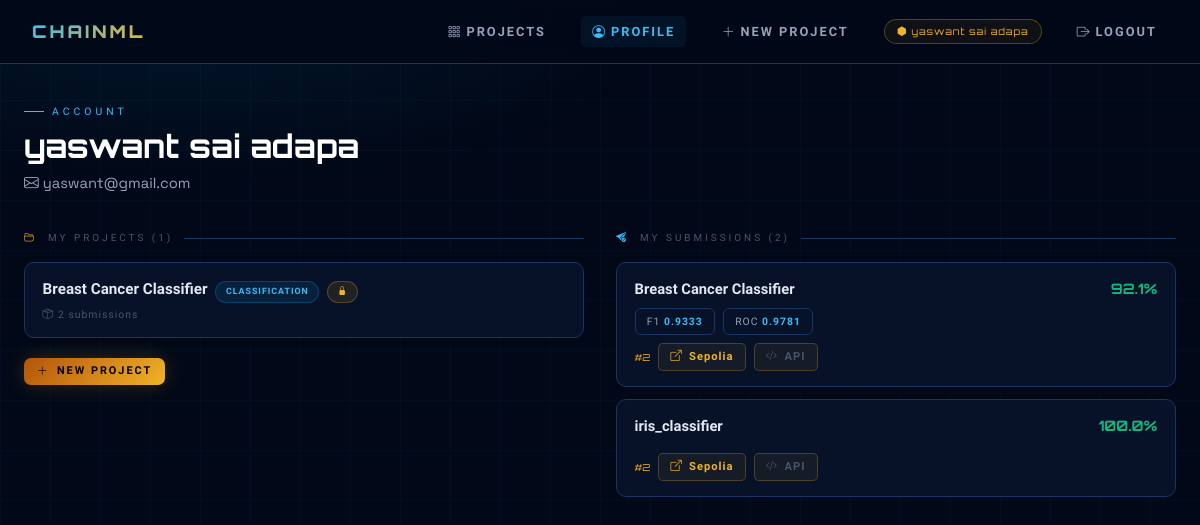
Screenshot of /profile (signed in) with the database file from the repository.
### tables this page shows
CREATE TABLE users (
        id INTEGER PRIMARY KEY AUTOINCREMENT,
        username TEXT NOT NULL UNIQUE,
        email TEXT NOT NULL UNIQUE,
        password_hash TEXT NOT NULL,
        created_at REAL NOT NULL);

CREATE TABLE projects (
        id INTEGER PRIMARY KEY AUTOINCREMENT,
        owner_id INTEGER NOT NULL,
        name TEXT NOT NULL UNIQUE,
        description TEXT DEFAULT '',
        dataset_path TEXT NOT NULL,
        dataset_name TEXT NOT NULL,
        created_at REAL NOT NULL, dataset_hash TEXT NOT NULL DEFAULT '', test_path TEXT DEFAULT NULL, test_name TEXT DEFAULT NULL, task_type TEXT NOT NULL DEFAULT 'classification',
        FOREIGN KEY(owner_id) REFERENCES users(id));

CREATE TABLE submissions (
        id INTEGER PRIMARY KEY AUTOINCREMENT,
        project_id INTEGER NOT NULL,
        user_id INTEGER NOT NULL,
        model_filename TEXT NOT NULL,
        model_path TEXT NOT NULL,
        model_hash TEXT NOT NULL,
        verified_accuracy REAL NOT NULL,
        combined_hash TEXT NOT NULL,
        eth_tx_hash TEXT NOT NULL,
        eth_tx_url TEXT NOT NULL,
        eth_mode TEXT NOT NULL DEFAULT 'mock',
        block_index INTEGER NOT NULL,
        previous_hash TEXT NOT NULL,
        submitted_at REAL NOT NULL, f1_score REAL DEFAULT NULL, roc_auc REAL DEFAULT NULL, rmse REAL DEFAULT NULL, r2_score REAL DEFAULT NULL, model_card TEXT DEFAULT '',
        FOREIGN KEY(project_id) REFERENCES projects(id),
        FOREIGN KEY(user_id) REFERENCES users(id));

### app.py (the view)
@app.route("/profile")
@login_required
def profile():
    return render_template("profile.html",
        my_projects=get_user_projects(g.user["id"]),
        my_submissions=get_user_submissions(g.user["id"]))

### app.py (called while the page is built)
def login_required(f):
    from functools import wraps
    @wraps(f)
    def decorated(*args, **kwargs):
        if not session.get("user_id"):
            return redirect(url_for("login"))
        return f(*args, **kwargs)
    return decorated

@app.before_request
def load_user():
    uid = session.get("user_id")
    g.user = get_user_by_id(uid) if uid else None

@app.context_processor
def inject_user():
    return {"current_user": g.user}

### database.py (called while the page is built)
def get_conn():
    conn = sqlite3.connect(DB_PATH)
    conn.row_factory = sqlite3.Row
    conn.execute("PRAGMA foreign_keys = ON")
    return conn

def get_user_by_id(uid):
    conn = get_conn()
    row = conn.execute("SELECT * FROM users WHERE id=?", (uid,)).fetchone()
    conn.close(); return dict(row) if row else None

def get_user_submissions(uid):
    conn = get_conn()
    rows = conn.execute("""SELECT s.*, p.name AS project_name FROM submissions s
        JOIN projects p ON s.project_id=p.id WHERE s.user_id=?
        ORDER BY s.submitted_at DESC""", (uid,)).fetchall()
    conn.close(); return [dict(r) for r in rows]

def get_user_projects(uid):
    conn = get_conn()
    rows = conn.execute("""SELECT p.*, COUNT(s.id) AS submission_count FROM projects p
        LEFT JOIN submissions s ON s.project_id=p.id WHERE p.owner_id=?
        GROUP BY p.id ORDER BY p.created_at DESC""", (uid,)).fetchall()
    conn.close(); return [dict(r) for r in rows]

### templates/profile.html (shortened to what this page needs)
{% extends "base.html" %}
{% block content %}
<div class="ph">
  <div class="ph-eye">Account</div>
  <h1>{{ current_user.username }}</h1>
  <p><i class="bi bi-envelope me-1"></i>{{ current_user.email }}</p>
</div>
<div class="profile-grid">
  <div>
    <div class="section-header"><i class="bi bi-folder2-open" style="color:var(--gold)"></i> My Projects ({{ my_projects|length }})</div>
    {% for p in my_projects %}
    <a href="/project/{{ p.id }}" class="proj-tile">
      <div class="proj-tile-name">
        {{ p.name }}
        <span class="cml-badge {% if p.task_type=='regression' %}badge-reg{% else %}badge-cls{% endif %} ms-1" style="font-size:.55rem">{{ p.task_type or 'cls' }}</span>
        {% if p.test_path %}<span class="cml-badge badge-gold ms-1" style="font-size:.55rem"><i class="bi bi-lock-fill"></i></span>{% endif %}
      </div>
      <div class="proj-tile-meta"><i class="bi bi-box-seam me-1"></i>{{ p.submission_count }} submission{{ 's' if p.submission_count != 1 else '' }}</div>
    </a>
    {% else %}
    <p style="color:var(--text2);font-size:.88rem;padding:.5rem 0">No projects yet. <a href="/projects/new" style="color:var(--gold)">Create one.</a></p>
    {% endfor %}
    <a href="/projects/new" class="cml-btn cml-btn-gold cml-btn-sm mt-2"><i class="bi bi-plus-lg"></i> New Project</a>
  </div>
  <div>
    <div class="section-header"><i class="bi bi-send-check-fill" style="color:var(--blue2)"></i> My Submissions ({{ my_submissions|length }})</div>
    {% for s in my_submissions %}
    <div class="sub-tile">
      <div class="d-flex justify-content-between align-items-center mb-2">
        <a href="/project/{{ s.project_id }}" style="font-family:var(--raj);font-weight:700;font-size:.92rem;color:var(--text);text-decoration:none">{{ s.project_name }}</a>
        <span style="font-family:var(--orb);font-weight:700;color:var(--green);font-size:.9rem">{{ "%.1f"|format(s.verified_accuracy*100) }}%</span>
      </div>
      <div class="metric-row">
        {% if s.f1_score is not none %}<span class="metric-pill">F1 <span>{{ s.f1_score }}</span></span>{% endif %}
        {% if s.roc_auc is not none %}<span class="metric-pill">ROC <span>{{ s.roc_auc }}</span></span>{% endif %}
      </div>
      <div class="d-flex align-items-center gap-2 flex-wrap mt-2">
        <span style="font-family:var(--orb);font-size:.6rem;color:var(--gold)">#{{ s.block_index }}</span>
        <a href="{{ s.eth_tx_url }}" target="_blank" class="eth-link">
          <i class="bi bi-box-arrow-up-right"></i> {% if s.eth_mode=='real' %}Sepolia{% else %}Mock{% endif %}
        </a>
        <a href="/api/submission/{{ s.id }}/verify" target="_blank" class="eth-link" style="color:var(--muted)">
          <i class="bi bi-code-slash"></i> API
        </a>
      </div>
    </div>
    {% else %}
    <p style="color:var(--text2);font-size:.88rem;padding:.5rem 0">No submissions yet. Browse projects to contribute.</p>
    {% endfor %}
  </div>
</div>
{% endblock %}

### templates/base.html (shortened to what this page needs)
<!DOCTYPE html>
<html lang="en">
<head>
<link href="https://cdn.jsdelivr.net/npm/bootstrap@5.3.2/dist/css/bootstrap.min.css" rel="stylesheet">
<link href="https://cdn.jsdelivr.net/npm/bootstrap-icons@1.11.3/font/bootstrap-icons.css" rel="stylesheet">
</head>
<body>
<nav class="chainml-nav">
  <a href="/" class="nav-brand">CHAIN<span style="color:var(--gold)">ML</span></a>
  <a href="/" class="nav-link-item {% if request.endpoint=='home' %}active{% endif %}">
    <i class="bi bi-grid-3x3-gap me-1"></i>Projects
  </a>
  {% if current_user %}
  <a href="/profile" class="nav-link-item {% if request.endpoint=='profile' %}active{% endif %}">
    <i class="bi bi-person-circle me-1"></i>Profile
  </a>
  <a href="/projects/new" class="nav-link-item">
    <i class="bi bi-plus-lg me-1"></i>New Project
  </a>
  <span class="nav-user-badge"><i class="bi bi-hexagon-fill me-1"></i>{{ current_user.username }}</span>
  <a href="/logout" class="nav-link-item"><i class="bi bi-box-arrow-right me-1"></i>Logout</a>
  {% else %}
  <a href="/login" class="nav-link-item {% if request.endpoint=='login' %}active{% endif %}">Login</a>
  <a href="/register" class="btn-nav-register">Register</a>
  {% endif %}
</nav>
<main>{% block content %}{% endblock %}</main>
</body>
</html>

### templates/profile.html (style rules this page uses)
.profile-grid { display:grid; grid-template-columns:1fr 1fr; gap:2rem; }
.proj-tile { display:block; text-decoration:none; background:var(--surface); border:1px solid var(--border2); border-radius:10px; padding:.95rem 1.1rem; transition:all .2s; margin-bottom:.7rem; }
.proj-tile-name { font-family:var(--raj); font-size:.95rem; font-weight:700; color:var(--text); }
.proj-tile-meta { font-family:var(--raj); font-size:.65rem; letter-spacing:1px; color:var(--muted); margin-top:.25rem; }
.sub-tile { background:var(--surface); border:1px solid var(--border2); border-radius:10px; padding:.95rem 1.1rem; margin-bottom:.7rem; transition:border-color .2s; }
.section-header { font-family:var(--raj); font-size:.62rem; letter-spacing:3px; text-transform:uppercase; color:var(--muted); margin-bottom:1rem; display:flex; align-items:center; gap:.7rem; }
.section-header::after { content:''; flex:1; height:1px; background:var(--border2); }

### rows the page displays
users: username "yaswant sai adapa", email "yaswant@gmail.com"
projects: name "Breast Cancer Classifier", task_type "CLASSIFICATION", submission_count "2", submission_count "s"
submissions: project_name "Breast Cancer Classifier", s.verified_accuracy*100 "92.1", f1_score "0.9333", roc_auc "0.9781", block_index "2", eth_mode "Sepolia"
submissions: project_name "iris_classifier", s.verified_accuracy*100 "100.0", block_index "2", eth_mode "Sepolia"

### other values shown
{{ my_projects|length }} "1"
{{ my_submissions|length }} "2"
